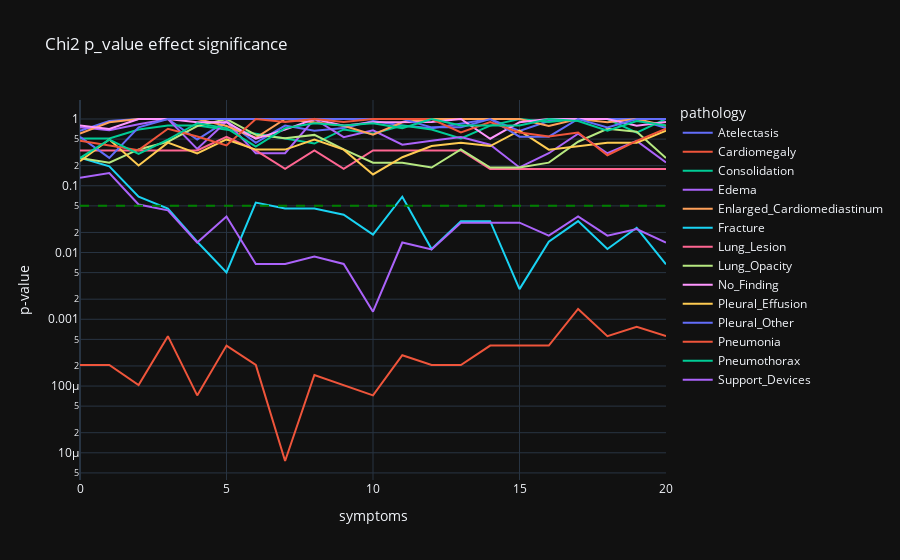

The code cell stored with this chart in its notebook:
### Code cell
fig = px.line(df_plot_p_value, x=df_plot_p_value.index, y=df_plot_p_value.columns, log_y=True,
              labels={"run_id": "symptoms", "value": "p-value"},
              title="Chi2 p_value effect significance")
fig.add_hline(y=0.05, line_width=2, line_dash="dash", line_color="green")
fig.show()

### Figure 1 — Plotly figure (JSON) as saved in the notebook; plotly's stock layout.template omitted (floating-point values rounded to 4 significant figures)
{"data": [{"hovertemplate": "pathology=Atelectasis<br>symptoms=%{x}<br>p-value=%{y}<extra></extra>", "legendgroup": "Atelectasis", "line": {"color": "#636efa", "dash": "solid"}, "marker": {"symbol": "circle"}, "mode": "lines", "name": "Atelectasis", "orientation": "v", "showlegend": true, "x": [0, 1, 2, 3, 4, 5, 6, 7, 8, 9, 10, 11, 12, 13, 14, 15, 16, 17, 18, 19, 20], "xaxis": "x", "y": [0.6672, 0.9311, 1.0, 1.0, 0.4923, 0.9313, 0.44, 0.7961, 0.6672, 0.7307, 0.9313, 0.7961, 0.7288, 0.8626, 1.0, 0.6644, 0.9311, 1.0, 1.0, 1.0, 0.7288], "yaxis": "y", "type": "scatter"}, {"hovertemplate": "pathology=Cardiomegaly<br>symptoms=%{x}<br>p-value=%{y}<extra></extra>", "legendgroup": "Cardiomegaly", "line": {"color": "#EF553B", "dash": "solid"}, "marker": {"symbol": "circle"}, "mode": "lines", "name": "Cardiomegaly", "orientation": "v", "showlegend": true, "x": [0, 1, 2, 3, 4, 5, 6, 7, 8, 9, 10, 11, 12, 13, 14, 15, 16, 17, 18, 19, 20], "xaxis": "x", "y": [0.0002068, 0.0002068, 0.0001034, 0.000559, 7.24e-05, 0.0004038, 0.0002068, 7.539e-06, 0.0001466, 0.0001034, 7.24e-05, 0.0002899, 0.0002068, 0.0002068, 0.0004038, 0.0004038, 0.0004038, 0.001429, 0.000559, 0.0007692, 0.000559], "yaxis": "y", "type": "scatter"}, {"hovertemplate": "pathology=Consolidation<br>symptoms=%{x}<br>p-value=%{y}<extra></extra>", "legendgroup": "Consolidation", "line": {"color": "#00cc96", "dash": "solid"}, "marker": {"symbol": "circle"}, "mode": "lines", "name": "Consolidation", "orientation": "v", "showlegend": true, "x": [0, 1, 2, 3, 4, 5, 6, 7, 8, 9, 10, 11, 12, 13, 14, 15, 16, 17, 18, 19, 20], "xaxis": "x", "y": [0.5122, 0.5122, 0.6978, 0.797, 0.797, 0.6978, 0.6024, 0.5122, 0.4285, 0.6978, 0.6024, 0.797, 0.6978, 0.5122, 0.797, 1.0, 0.9007, 1.0, 1.0, 0.6234, 1.0], "yaxis": "y", "type": "scatter"}, {"hovertemplate": "pathology=Edema<br>symptoms=%{x}<br>p-value=%{y}<extra></extra>", "legendgroup": "Edema", "line": {"color": "#ab63fa", "dash": "solid"}, "marker": {"symbol": "circle"}, "mode": "lines", "name": "Edema", "orientation": "v", "showlegend": true, "x": [0, 1, 2, 3, 4, 5, 6, 7, 8, 9, 10, 11, 12, 13, 14, 15, 16, 17, 18, 19, 20], "xaxis": "x", "y": [0.7543, 0.6774, 0.8342, 1.0, 0.3566, 0.9164, 0.3071, 0.3071, 1.0, 0.5352, 0.6774, 0.4112, 0.4708, 0.5352, 0.4112, 0.1881, 0.3071, 0.6042, 0.3071, 0.4708, 0.2231], "yaxis": "y", "type": "scatter"}, {"hovertemplate": "pathology=Enlarged_Cardiomediastinum<br>symptoms=%{x}<br>p-value=%{y}<extra></extra>", "legendgroup": "Enlarged_Cardiomediastinum", "line": {"color": "#FFA15A", "dash": "solid"}, "marker": {"symbol": "circle"}, "mode": "lines", "name": "Enlarged_Cardiomediastinum", "orientation": "v", "showlegend": true, "x": [0, 1, 2, 3, 4, 5, 6, 7, 8, 9, 10, 11, 12, 13, 14, 15, 16, 17, 18, 19, 20], "xaxis": "x", "y": [0.607, 0.8928, 1.0, 1.0, 1.0, 0.7861, 0.5228, 1.0, 0.8957, 0.7945, 0.5819, 0.8928, 1.0, 1.0, 1.0, 1.0, 0.7861, 1.0, 0.8957, 1.0, 0.7945], "yaxis": "y", "type": "scatter"}, {"hovertemplate": "pathology=Fracture<br>symptoms=%{x}<br>p-value=%{y}<extra></extra>", "legendgroup": "Fracture", "line": {"color": "#19d3f3", "dash": "solid"}, "marker": {"symbol": "circle"}, "mode": "lines", "name": "Fracture", "orientation": "v", "showlegend": true, "x": [0, 1, 2, 3, 4, 5, 6, 7, 8, 9, 10, 11, 12, 13, 14, 15, 16, 17, 18, 19, 20], "xaxis": "x", "y": [0.2623, 0.1952, 0.06844, 0.04561, 0.01451, 0.005042, 0.05608, 0.04561, 0.04561, 0.03683, 0.01853, 0.06844, 0.01128, 0.02951, 0.02951, 0.00283, 0.01451, 0.02951, 0.01128, 0.02347, 0.006647], "yaxis": "y", "type": "scatter"}, {"hovertemplate": "pathology=Lung_Lesion<br>symptoms=%{x}<br>p-value=%{y}<extra></extra>", "legendgroup": "Lung_Lesion", "line": {"color": "#FF6692", "dash": "solid"}, "marker": {"symbol": "circle"}, "mode": "lines", "name": "Lung_Lesion", "orientation": "v", "showlegend": true, "x": [0, 1, 2, 3, 4, 5, 6, 7, 8, 9, 10, 11, 12, 13, 14, 15, 16, 17, 18, 19, 20], "xaxis": "x", "y": [0.3384, 0.3384, 0.3384, 0.3384, 0.3384, 0.5425, 0.3384, 0.1789, 0.3384, 0.1789, 0.3384, 0.3384, 0.3384, 0.3384, 0.1789, 0.1789, 0.1789, 0.1789, 0.1789, 0.1789, 0.1789], "yaxis": "y", "type": "scatter"}, {"hovertemplate": "pathology=Lung_Opacity<br>symptoms=%{x}<br>p-value=%{y}<extra></extra>", "legendgroup": "Lung_Opacity", "line": {"color": "#B6E880", "dash": "solid"}, "marker": {"symbol": "circle"}, "mode": "lines", "name": "Lung_Opacity", "orientation": "v", "showlegend": true, "x": [0, 1, 2, 3, 4, 5, 6, 7, 8, 9, 10, 11, 12, 13, 14, 15, 16, 17, 18, 19, 20], "xaxis": "x", "y": [0.2604, 0.2219, 0.3501, 0.4564, 0.7819, 1.0, 0.5778, 0.5154, 0.5778, 0.3501, 0.2219, 0.2219, 0.1875, 0.3501, 0.1875, 0.1875, 0.2219, 0.4564, 0.7116, 0.6434, 0.2604], "yaxis": "y", "type": "scatter"}, {"hovertemplate": "pathology=No_Finding<br>symptoms=%{x}<br>p-value=%{y}<extra></extra>", "legendgroup": "No_Finding", "line": {"color": "#FF97FF", "dash": "solid"}, "marker": {"symbol": "circle"}, "mode": "lines", "name": "No_Finding", "orientation": "v", "showlegend": true, "x": [0, 1, 2, 3, 4, 5, 6, 7, 8, 9, 10, 11, 12, 13, 14, 15, 16, 17, 18, 19, 20], "xaxis": "x", "y": [0.8018, 0.7081, 1.0, 1.0, 0.897, 0.897, 0.5065, 0.6941, 1.0, 0.7945, 0.897, 0.897, 0.8995, 1.0, 0.5065, 0.897, 1.0, 1.0, 1.0, 0.7945, 0.8995], "yaxis": "y", "type": "scatter"}, {"hovertemplate": "pathology=Pleural_Effusion<br>symptoms=%{x}<br>p-value=%{y}<extra></extra>", "legendgroup": "Pleural_Effusion", "line": {"color": "#FECB52", "dash": "solid"}, "marker": {"symbol": "circle"}, "mode": "lines", "name": "Pleural_Effusion", "orientation": "v", "showlegend": true, "x": [0, 1, 2, 3, 4, 5, 6, 7, 8, 9, 10, 11, 12, 13, 14, 15, 16, 17, 18, 19, 20], "xaxis": "x", "y": [0.2328, 0.4942, 0.2013, 0.442, 0.306, 0.4942, 0.3479, 0.3479, 0.4942, 0.3479, 0.1478, 0.2677, 0.3932, 0.442, 0.3932, 0.6687, 0.3479, 0.3932, 0.442, 0.442, 0.6687], "yaxis": "y", "type": "scatter"}, {"hovertemplate": "pathology=Pleural_Other<br>symptoms=%{x}<br>p-value=%{y}<extra></extra>", "legendgroup": "Pleural_Other", "line": {"color": "#636efa", "dash": "solid"}, "marker": {"symbol": "circle"}, "mode": "lines", "name": "Pleural_Other", "orientation": "v", "showlegend": true, "x": [0, 1, 2, 3, 4, 5, 6, 7, 8, 9, 10, 11, 12, 13, 14, 15, 16, 17, 18, 19, 20], "xaxis": "x", "y": [0.5425, 0.2616, 0.7497, 1.0, 1.0, 1.0, 1.0, 1.0, 1.0, 1.0, 1.0, 1.0, 0.7497, 0.7497, 1.0, 0.5425, 0.5425, 1.0, 0.7497, 1.0, 1.0], "yaxis": "y", "type": "scatter"}, {"hovertemplate": "pathology=Pneumonia<br>symptoms=%{x}<br>p-value=%{y}<extra></extra>", "legendgroup": "Pneumonia", "line": {"color": "#EF553B", "dash": "solid"}, "marker": {"symbol": "circle"}, "mode": "lines", "name": "Pneumonia", "orientation": "v", "showlegend": true, "x": [0, 1, 2, 3, 4, 5, 6, 7, 8, 9, 10, 11, 12, 13, 14, 15, 16, 17, 18, 19, 20], "xaxis": "x", "y": [0.4709, 0.4026, 0.3412, 0.7142, 0.5459, 0.4026, 1.0, 0.9018, 1.0, 0.8995, 1.0, 1.0, 1.0, 0.6272, 0.9018, 0.6272, 0.5459, 0.6272, 0.2867, 0.4709, 0.7142], "yaxis": "y", "type": "scatter"}, {"hovertemplate": "pathology=Pneumothorax<br>symptoms=%{x}<br>p-value=%{y}<extra></extra>", "legendgroup": "Pneumothorax", "line": {"color": "#00cc96", "dash": "solid"}, "marker": {"symbol": "circle"}, "mode": "lines", "name": "Pneumothorax", "orientation": "v", "showlegend": true, "x": [0, 1, 2, 3, 4, 5, 6, 7, 8, 9, 10, 11, 12, 13, 14, 15, 16, 17, 18, 19, 20], "xaxis": "x", "y": [0.2601, 0.4899, 0.2989, 0.4899, 0.864, 0.7307, 0.3874, 0.7307, 0.8635, 0.7973, 0.8635, 0.7307, 1.0, 0.7973, 0.7964, 0.7964, 1.0, 0.9316, 0.669, 0.9317, 0.7964], "yaxis": "y", "type": "scatter"}, {"hovertemplate": "pathology=Support_Devices<br>symptoms=%{x}<br>p-value=%{y}<extra></extra>", "legendgroup": "Support_Devices", "line": {"color": "#ab63fa", "dash": "solid"}, "marker": {"symbol": "circle"}, "mode": "lines", "name": "Support_Devices", "orientation": "v", "showlegend": true, "x": [0, 1, 2, 3, 4, 5, 6, 7, 8, 9, 10, 11, 12, 13, 14, 15, 16, 17, 18, 19, 20], "xaxis": "x", "y": [0.1317, 0.1554, 0.05238, 0.04276, 0.01414, 0.0347, 0.006752, 0.006752, 0.008692, 0.006752, 0.001301, 0.01414, 0.01112, 0.02798, 0.02798, 0.02798, 0.01786, 0.0347, 0.01786, 0.02242, 0.01414], "yaxis": "y", "type": "scatter"}], "layout": {"xaxis": {"anchor": "y", "domain": [0.0, 1.0], "title": {"text": "symptoms"}}, "yaxis": {"anchor": "x", "domain": [0.0, 1.0], "title": {"text": "p-value"}, "type": "log"}, "legend": {"title": {"text": "pathology"}, "tracegroupgap": 0}, "title": {"text": "Chi2 p_value effect significance"}, "shapes": [{"line": {"color": "green", "dash": "dash", "width": 2}, "type": "line", "x0": 0, "x1": 1, "xref": "x domain", "y0": 0.05, "y1": 0.05, "yref": "y"}]}}
